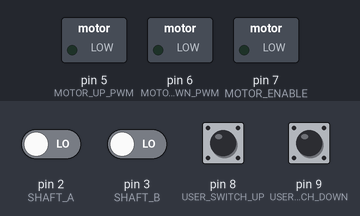
Bench run of a sketch on a simulated Arduino Uno, built with avr-gcc and run on an emulated ATmega328P. Shown: switched loads named in the sketch (green lamp = pin HIGH). The test bench sets the inputs (shaded band); at power-on: pin 8 (USER_SWITCH_UP), pin 9 (USER_SWITCH_DOWN) HIGH, pin 2 (SHAFT_A), pin 3 (SHAFT_B) LOW. What the sketch prints to the serial monitor is not drawn.

Above: at 0.1 s.
At 2.6 s:
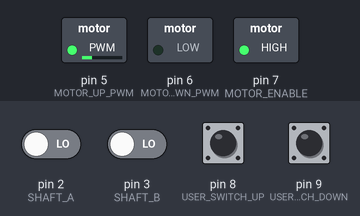
Timing chart, 0 to 9.0 s (numbered marks = the images above):
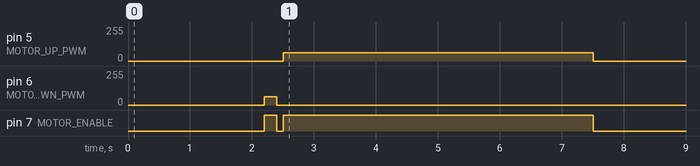

The sketch:

TV_lift.ino
```cpp
// Pins 0 and 1 are used by the USB serial interface when connected to a PC
// Only pins 2 and 3 can accept simple external interrupts (though more complex interrupts are possible on all pins)
// When using the Ethernet Shield, Pins 11-13 are used for communication, Pin 10 is Ethernet SS, and Pin 4 is SD Card SS.
// So, can't use 0, 1, 4, 10-13.
// Of the remaining pins 2,3,5,6,7,8,9 - 2 & 3 are for interrupts, and 3,5,6,9 can handle PWM.

// Motor Controller Pins (output)
#define MOTOR_UP_PWM 5
#define MOTOR_DOWN_PWM 6
#define MOTOR_ENABLE 7

// Switch input pins (INPUT_PULLUP)
#define USER_SWITCH_UP 8
#define USER_SWITCH_DOWN 9

// Shaft Encoder Pins (input)
// Two staggared latching hall effect sensors
#define SHAFT_A 2
#define SHAFT_B 3
volatile unsigned long shaft_a_last_signal_interrupt = 0;
volatile unsigned long shaft_b_last_signal_interrupt = 0;
volatile bool shaft_a_has_fired = false;
volatile bool shaft_b_has_fired = false;

#define LOWERED_TARGET_POSITION 0
#define RAISED_TARGET_POSITION 8800 // in shaft encoder count
#define ACCELERATION 0.0625 // motor percent (0-100) per millisecond (1 = 100ms, 0.5 = 200ms, 0.25 = 400ms, 0.125 = 800ms, 0.0625 = 1600ms...)
#define MAX_MOTOR_DRIVE 255
unsigned long last_loop_micros = 0;
volatile long current_position_interrupt = 0; // in shaft encoder count
long last_position = 0; // used to calculate velocity
long target_position = LOWERED_TARGET_POSITION;
double motor_percent = 0; // between -1 and 1
bool home_position_is_known = false;
unsigned long started_homing_micros = 0;
bool navigating = false;
unsigned long started_navigating_micros = 0;
unsigned long micros_since_last_moved = 0;
unsigned long now;
bool stalled = false;

void setup() {
  Serial.begin(115200);

  // Set the PWM base frequency for pins D9 and D10 to 7.8 kHz.
  // The default frequency is 490 Hz and audible with such a big motor.
  //TCCR1B = (TCCR1B & 0b11110000) | 0b00001010;

  pinMode(MOTOR_UP_PWM, OUTPUT);
  pinMode(MOTOR_DOWN_PWM, OUTPUT);
  pinMode(MOTOR_ENABLE, OUTPUT);

  pinMode(USER_SWITCH_UP, INPUT_PULLUP); // Must use internal pullup resistor since the switch leads float when the circuit is open.
  pinMode(USER_SWITCH_DOWN, INPUT_PULLUP);

  pinMode(SHAFT_A, INPUT); // Our voltage divider from 12v -> 5v on the shaft encoder provides pulldown.
  pinMode(SHAFT_B, INPUT);
  attachInterrupt(digitalPinToInterrupt(SHAFT_A), shaftAInterrupt, CHANGE); // Since the hall effect sensors are latching, and they can be out of phase with eachother, we only look for a CHANGE edge
  attachInterrupt(digitalPinToInterrupt(SHAFT_B), shaftBInterrupt, CHANGE);

  // TODO - read currentPosition from file
  // If current position is not known, seek to bottom.

  hardStop();

  Serial.println("Waiting for 24v rail to stabilize...");
  delay(2000);

  Serial.println("Running...");
}

void loop() {
  // This gets a little tricky...
  // At full speed, shaft encoder interrupts fire about 4 times in every 3ms.
  // If we don't delay here, this loop runs as fast as it can, which is about once every 2ms.
  // That means we spend some non-zero fraction of time in noInterrupts(), and we miss current_position updates during that time. This causes our current_position to drift badly.
  // By only running our loop every ~100ms, we reduce the amount of time inside noInterrupts() and reduce our shaft encoder drift rate.
  delay(100);

  now = micros();

  if (last_loop_micros == 0) {
    last_loop_micros = now;
    return;
  }

  unsigned long elapsed_time_micros = (unsigned long)(now - last_loop_micros);
  if (elapsed_time_micros == 0) {
    return; // We can't do math when dividing by zero
  }
  double elapsed_time_millis = elapsed_time_micros / 1000.0 ;
  last_loop_micros = now;

//  Serial.print("elapsed time ms ");
//  Serial.println(elapsed_time_micros / 1000.0);
  double accel_amount = (ACCELERATION / 100.0) * elapsed_time_millis;

//Serial.println(accel_amount);

  noInterrupts();
  unsigned long shaft_a_last_signal = shaft_a_last_signal_interrupt;
  long current_position = current_position_interrupt;
  interrupts();

  if (current_position != last_position) {
    micros_since_last_moved = now;
  }

  double current_velocity = ((double)(current_position - last_position) / elapsed_time_millis); // encoder count per ms
  last_position = current_position;

  if (stalled) {
    Serial.println("Stalled.");
    hardStop();
    return;
  }

  // Apply acceleration curve and calculate motor_percent
  if (digitalRead(USER_SWITCH_UP) == LOW) {
//    Serial.print("Going Up...\n");
      target_position = RAISED_TARGET_POSITION;
  }
  else if (digitalRead(USER_SWITCH_DOWN) == LOW) {
//    Serial.print("Going Down...\n");
    target_position = LOWERED_TARGET_POSITION;
  }
  else {
//    Serial.print("Stopping for Siri...\n");
    target_position = current_position; // should be whichever is closer, RAISED or LOWERED
    //slowMotor(accel_amount);
  }

  Serial.println("cur : tar position ");
  Serial.println(current_position);
  Serial.println(target_position);

  if (home_position_is_known) {
    double ms_to_zero_motor = (abs(motor_percent) * 100.0) / ACCELERATION;
    if (current_velocity < 0){
      ms_to_zero_motor = ms_to_zero_motor * 1.5;
    }
    double pos_delta = abs(target_position - current_position);
    double fudge = 10;
    if (current_velocity == 0) {
      if (target_position > (current_position + fudge)) {
        speedMotor(accel_amount);
      }
      else if(target_position < (current_position - fudge)) {
        speedMotor(-accel_amount);
      }
      else {
        slowMotor(accel_amount);
      }
    }
    else {
      double ms_to_target_range = (pos_delta) / abs(current_velocity);
      double ms_to_target = pos_delta / abs(current_velocity);

      if (ms_to_zero_motor >= ms_to_target_range) {
        if (ms_to_zero_motor >= ms_to_target) {
          slowMotor(accel_amount * 1.35);
        }
        else {
          slowMotor(accel_amount * 1.35);
        }
      }
      else {
        if (target_position > (current_position + fudge)) {
          speedMotor(accel_amount);
        }
        else if(target_position < (current_position - fudge)) {
          speedMotor(-accel_amount);
        }
        else {
          slowMotor(accel_amount);
        }
      }
    }
  }
  else {
    Serial.println("homing...");

    if (started_homing_micros == 0) {
      started_homing_micros = now;
    }

    if ((unsigned long)(now - started_homing_micros) > 200000) { // give the motor 200ms to start moving before we check for it having stopped
      Serial.println("Watching for stop ");
//      Serial.println("now / shaft");
//Serial.println(current_position);
//      Serial.println(now);
//      Serial.println(shaft_a_last_signal);
//      Serial.println(now - shaft_a_last_signal);

      if (current_velocity == 0) {
//      if ((unsigned long)(now - shaft_a_last_signal) > 100000) {
        Serial.println("Found bottom stop");
        hardStop();
        delay(100);
        motor_percent = 0.25; // back of the very bottom
        driveMotor();
        delay(5000);
        hardStop();
        delay(100);

        noInterrupts();
        current_position_interrupt = 0;
        interrupts();
        home_position_is_known = true;
        started_homing_micros = 0;
        last_loop_micros = 0;
      }
    }
    else {
      motor_percent = -0.25;
    }
  }

//it is stalling when going from full raised to lowered
//dropping several hundred shaft encoder count and overshooting physically while still thinking position is ~+100

//even going down at homing speed, it was at 8792 and dropped -8717 before hitting the bottom stop

//  if (home_position_is_known && navigating && (unsigned long)(now - started_navigating_micros) > 300000 && (unsigned long)(now - micros_since_last_moved) > 300000 && current_velocity == 0) {
//    stalled = true;
//    hardStop();
//  }

  // Drive the motor
  driveMotor();

  // TODO - periodically write current position to disk
//NEXT:
// consider breaking this code into some libraries
}

void enableMotion(bool enable) {
  // On the BTS7960, BOTH the left_enable and right_enable pins must be high for anything to move.
  // So they are hard-wired together on the circuit board.
  if (enable) {
    digitalWrite(MOTOR_ENABLE, HIGH);
  }
  else {
    digitalWrite(MOTOR_ENABLE, LOW);
  }
}

void driveMotor() {
//  Serial.print("DM: ");
//  Serial.println(motor_percent);
  if (motor_percent == 0) {
    if (navigating) {
      navigating = false;
      if (target_position == LOWERED_TARGET_POSITION) {
        Serial.println("Finished navigating to bottom position. Finding home.");
        home_position_is_known = false;
      }
    }

    hardStop();
  }
  else {
    if (motor_percent > 0) {
      analogWrite(MOTOR_UP_PWM, motor_percent * MAX_MOTOR_DRIVE);
      analogWrite(MOTOR_DOWN_PWM, 0);
    }
    else {
      analogWrite(MOTOR_DOWN_PWM, -motor_percent * MAX_MOTOR_DRIVE);
      analogWrite(MOTOR_UP_PWM, 0);
    }
    enableMotion(true);
  }
}

void slowMotor(double accel_amount) {
//  Serial.print("SM: ");
//  Serial.println(accel_amount);

  if (motor_percent < 0) {
    motor_percent = motor_percent + accel_amount;
    if (motor_percent > 0) {
      motor_percent = 0;
    }
  }
  else {
    motor_percent = motor_percent - accel_amount;
    if (motor_percent < 0) {
      motor_percent = 0;
    }
  }
}

void speedMotor(double accel_amount) {
  if (navigating == false) {
    Serial.println("Starting navigation.");
    navigating = true;
    started_navigating_micros = now;
  }

  motor_percent = motor_percent + accel_amount;

  if (motor_percent > 1) {
    motor_percent = 1;
  }

  if (motor_percent < -1) {
    motor_percent = -1;
  }
}

void hardStop() {
  analogWrite(MOTOR_UP_PWM, 0);
  analogWrite(MOTOR_DOWN_PWM, 0);
  enableMotion(false);

  noInterrupts();
  long current_position = current_position_interrupt;
  interrupts();
  last_position = current_position;
  target_position = current_position;
  motor_percent = 0;
}

void raiseTV() {

}

void lowerTV() {
  // If we know where we are, lower quickly to close to zero.
  // Then locateBottomStop()
}

void locateBottomStop() {
  // Lower very slowly, monitoring continually if we still have motion.
  // If motion stops, then immediately hardStop()
  // Set current_position to 0
}

// Interrupt Service Routines (ISR)
// - Only one ISR can run at a time, other interrupts will be executed after the current one finishes.
// - millis() will not increment during the ISR, but it's initial value is valid.
// - micros() will increment for about 1-2 ms before becoming irratic.
// - Don't use the serial port.
// - global values set inside ISRs should be declared volatile
// - multi-byte globals set inside ISRs should be bracketed when reading with noInterrupts() and interrupts() to make reads atomic.

void shaftAInterrupt() {
  // The shaft encoders are latching hall effect sensors, positioned about 25 degrees apart. So the sequence during will rotation will be
  // A -> short interval -> B -> long interval -> repeat
  // or
  // A -> long interval -> B -> short interval -> repeat
  //
  // To determine direction of rotation, record the time each interrupt fires.
  // When interrupt for SHAFT_A fires, measure the time between the last time it fired and current time.
  //   If SHAFT_B has fired in the second half of that interval, then we are moving from B to A.
  //   Otherwise, we are moving from A to B.
  // The inverse of the above is true for SHAFT_B interrupts, but we don't need to determine direction more than once per rotation.

  unsigned long now = micros();

  if (shaft_a_has_fired && shaft_b_has_fired) {
    unsigned long interval_since_last_a = (unsigned long)(now - shaft_a_last_signal_interrupt);
    unsigned long interval_since_last_b = (unsigned long)(now - shaft_b_last_signal_interrupt);

    if (interval_since_last_b < (interval_since_last_a / 2)) { // Down
      current_position_interrupt -= 1;
    }
    else { // Up
      current_position_interrupt += 1;
    }
  }

  shaft_a_last_signal_interrupt = now;
  shaft_a_has_fired = true;
}

void shaftBInterrupt() {
  shaft_b_last_signal_interrupt = micros();
  shaft_b_has_fired = true;
}
```

Measured:
- by itself, pin 5 (MOTOR_UP_PWM): 0/255 → 63/255 at 2.5 s, → 0/255 5.0 s later
- by itself, pin 6 (MOTOR_DOWN_PWM): 0/255 → 63/255 at 2.2 s, → 0/255 0.20 s later
- by itself, pin 7 (MOTOR_ENABLE): LOW → HIGH at 2.2 s, → LOW 0.20 s later, → HIGH 0.10 s later, → LOW 5.0 s later
